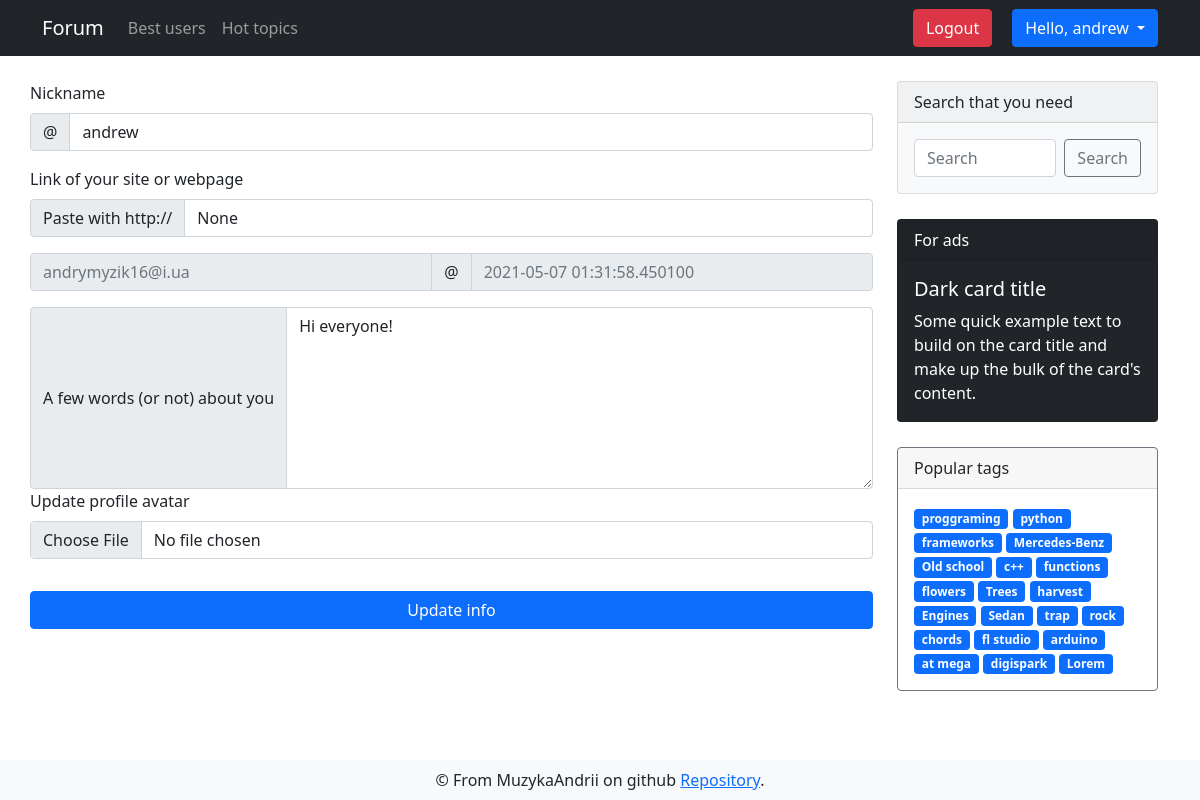
The app's page /user/settings (signed in), older data.
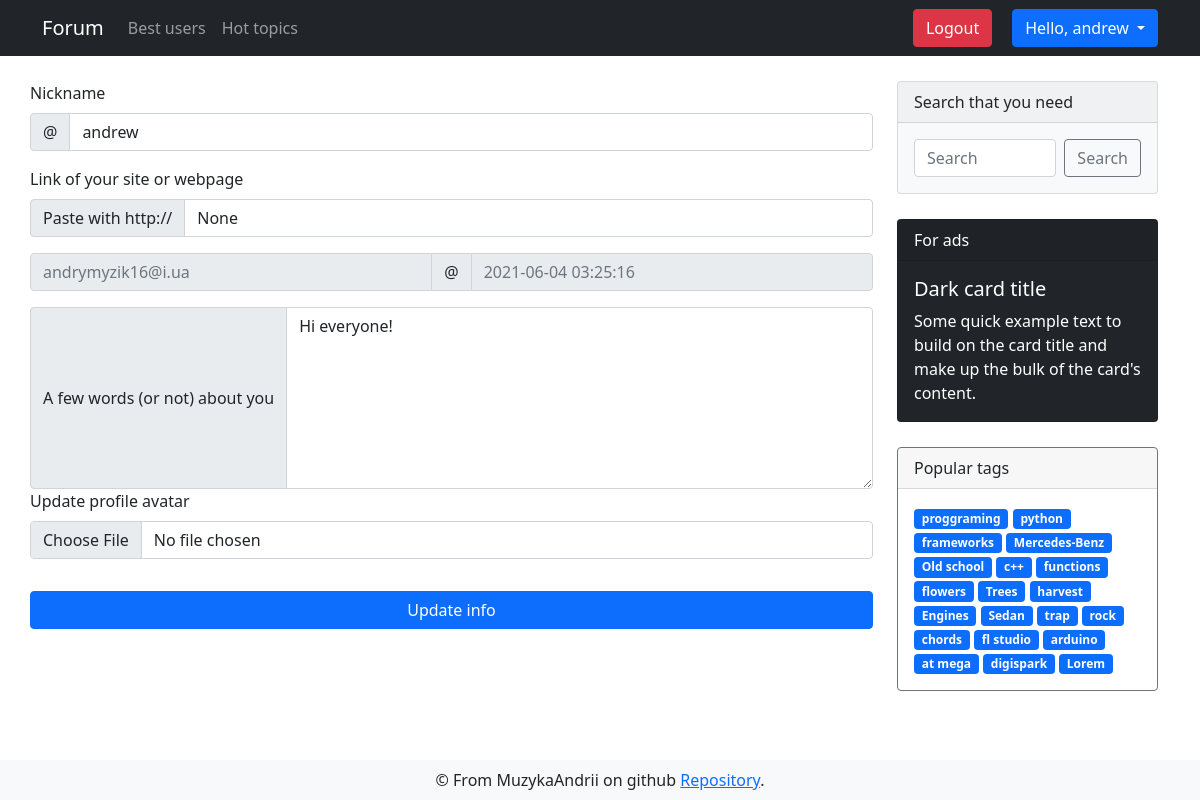
The same page, newer data.
### app/models.py (models this page shows, shortened)
class DbMixin(object):
    def save(self):
        db.session.add(self)
        db.session.commit()

class User(UserMixin, DbMixin, db.Model):
    id = db.Column(db.Integer, primary_key = True, autoincrement=True)
    nickname = db.Column(db.String(30), unique=True, nullable=False)
    email = db.Column(db.String(120), unique=True, nullable=False)
    email_confirmed = db.Column(db.Boolean, default=False)
    password = db.Column(db.String(70), nullable=False)
    about = db.Column(db.Text, default='Hi everyone!')
    website = db.Column(db.String(120))
    register_date = db.Column(db.DateTime, default=dt.utcnow)
    last_seen = db.Column(db.DateTime, default=dt.utcnow)
    is_banned = db.Column(db.Boolean, default=False)
    ban_reason = db.Column(db.String(255))
    created_discussions = db.relationship('Discussion', backref='creator', lazy='dynamic')
    created_comments = db.relationship('Comment', backref='creator', lazy='dynamic')
    avatars = db.relationship('Image', backref='owner', lazy='dynamic')
    edit_requests = db.relationship('Edit_request', backref='editor', lazy='dynamic')
    roles = db.relationship('Role', secondary=users_roles, backref=db.backref('users', lazy='select'))
    def update_last_seen(self):
        self.last_seen = dt.now()
        self.save()
    def has_role(self, role):
        for r in self.roles:
            if r.name == role:
                return True
        return False

### app/views.py (the view)
@app.route('/user/settings', methods=['GET'])
@login_required
def user_settings():
    form = UpdateAccountForm()
    form.nickname.data = current_user.nickname
    form.website.data = current_user.website
    form.about.data = current_user.about
    email = current_user.email
    last_seen = current_user.last_seen
    return render_template('user/user_settings.html', tags=get_tags(), form=form, email=email, last_seen=last_seen)

### app/forms.py
class UpdateAccountForm(FlaskForm):
    nickname = StringField('Nickname', validators=[DataRequired(message='This area is required'), Length(min=3, max=30, message='Nickname must be bigger than 3 and less than 30 characers')])
    about = TextAreaField('A few words (or not) about you', validators=[DataRequired(message='This area is required'), Length(min=3, max=1000, message='About section must be less than 1000 characters and bigger than 3')])
    website = StringField('Link of your site or webpage')
    image = FileField('Update profile avatar', validators=[FileAllowed(['jpg', 'png'])])
    submit = SubmitField('Update info')

### app/models.py (called while the page is built)
@login.user_loader
def user_loader(user_id):
    return User.query.get(int(user_id))

### app/views.py (called while the page is built)
@app.before_request
def update_last_seen():
    if current_user.is_authenticated:
        current_user.update_last_seen()

@app.before_request
@cache.cached(timeout=60)
def check_banned():
    if current_user.is_authenticated and current_user.is_banned == True:
        ban_reason = current_user.ban_reason
        logout_user()
        return render_template('alerts/banned.html', reason=ban_reason)

### app/templates/user/user_settings.html (shortened to what this page needs)
{% extends "layouts/base.html" %}
{% block content %}
<div class="container">
    <div class="row">
        <form enctype="multipart/form-data" method="POST" action="{{ url_for('update_user') }}" style="margin-top: 25px;"
            class="col-md-9 list-group list-group-numbered">
            {% from 'layouts/_render_form_errors.html' import render_form_errors %}
            <label for="site" class="form-label">{{ form.nickname.label }}</label>
            <div class="input-group mb-3">
                <span class="input-group-text" id="basic-addon1">@</span>
                <input name="{{ form.nickname.name }}" value='{{ form.nickname.data }}' id='site' type="text"
                    class="form-control" placeholder="Username" aria-label="Username" aria-describedby="basic-addon1">
            </div>
            <label for="basic-url" class="form-label">{{ form.website.label }}</label>
            <div class="input-group mb-3">
                <span class="input-group-text" id="basic-addon3">Paste with http://</span>
                <input name="{{ form.website.name }}" value="{{ form.website.data }}" type="text" class="form-control"
                    id="basic-url" aria-describedby="basic-addon3">
            </div>
            <div class="input-group mb-3">
                <input disabled type="text" class="form-control" placeholder="{{ email }}" aria-label="Username">
                <span class="input-group-text">@</span>
                <input disabled type="text" class="form-control" placeholder="{{ last_seen }}" aria-label="Server">
            </div>
            <div class="input-group">
                <span class="input-group-text">{{ form.about.label }}</span>
                <textarea name="{{ form.about.name }}" rows='7' class="form-control" value="{{ form.about.data }}"
                    aria-label="With textarea">{{ form.about.data }}</textarea>
            </div>
            <div class="mb-3">
                <label for="formFile" class="form-label">{{ form.image.label }}</label>
                {{ form.image(class="form-control") }}
            </div>
            {{ form.submit(class="btn btn-primary input-group mt-3") }}
        </form>
        {% include 'layouts/sidebar.html' %}
    </div>
</div>
{% endblock %}

### app/templates/layouts/base.html (shortened to what this page needs)
<!doctype html>
<html>
<head>
  {% block head %}
  <link href="https://cdn.jsdelivr.net/npm/bootstrap@5.0.0/dist/css/bootstrap.min.css" rel="stylesheet"
>
  <link rel="stylesheet" type="text/css" href="{{ url_for('static',filename='css/style.css') }}">
  {% endblock %}
</head>
<body>
  <nav class="navbar navbar-expand-lg navbar-dark bg-dark">
    <div class="container">
      <a class="navbar-brand" href="{{ url_for('index') }}">Forum</a>
      <div class="collapse navbar-collapse" id="navbarSupportedContent">
        <ul class="navbar-nav me-auto mb-2 mb-lg-0">
          <li class="nav-item">
            <a class="nav-link" aria-current="page" href="{{url_for('list_users')}}">Best users</a>
          </li>
          <li class="nav-item">
            <a class="nav-link" href="{{ url_for('hot_topics') }}">Hot topics</a>
          </li>
        </ul>
        <form class="d-flex">
          {% if current_user.is_anonymous %}
          <a href="{{ url_for('auth.register') }}" type="button" class="btn login-btn btn-secondary">Register</a>
          <a href="{{ url_for('auth.login') }}" type="button" class="btn btn-secondary">Log in</a>
          {% else %}
          <a style="margin-right: 20px;" href="{{ url_for('auth.logout') }}" type="button"
            class="btn btn-danger">Logout</a>
          <div class="dropdown">
            <button class="btn btn-primary dropdown-toggle" type="button" id="dropdownMenuButton1" data-bs-toggle="dropdown" aria-expanded="false">
              Hello, {{ current_user.nickname }}
            </button>
          </div>
          {% endif %}
        </form>
      </div>
    </div>
  </nav>
  {% block content %}
  {% endblock %}
  {% block footer %}
  <footer class="navbar fixed-bottom navbar-light bg-light">
    <div class="container" style="justify-content: space-around;">
      <div class="footer-content">
        &copy; From MuzykaAndrii on github
        <a href="https://github.com/MuzykaAndrii/modern-flask-forum">Repository</a>.</div>
    </div>
  </footer>
  {% endblock %}
</body>
</html>

Row changes from the older to the newer data that the page shows:
changed User "andrew": last_seen "2021-05-07 01:31:58.450100" → "2021-06-04 03:25:16"
